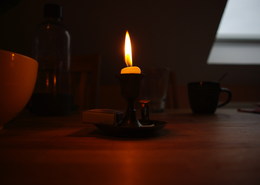
%> input picture Dataset/dataset5/Candle/4.png, 260 x 185 px, shrunk from 512 x 364 before the run; its folder holds only this picture in this run
$ octave demo.m   (GNU Octave 9; MATLAB toolbox functions it lacks are replaced by stand-ins)
%> lines starting %> are read from the running program, lines starting %| are printed output that depends on the picture
### code/utils/load_images.m
% This procedure loads a sequence of images
%
% Arguments:
%   'path', refers to a directory which contains a sequence of JPEG or PPM
%   images
%   'reduce' is an optional parameter that controls downsampling, e.g., reduce = .5
%   downsamples all images by a factor of 2.
%
% tom.mertens@gmail.com, August 2007
%

function I = load_images(path, reduce)

if ~exist('reduce')
    reduce = 1;
end

if (reduce > 1 || reduce <= 0)
    error('reduce must fulfill: 0 < reduce <= 1');
end

% find all JPEG or PPM files in directory
files = dir([path '/*.tif']);
N = length(files);
if (N == 0)
    files = dir([path '/*.jpg']);
    N = length(files);
    if (N == 0)
    files = dir([path '/*.gif']);
    N = length(files);
         if (N == 0)
    files = dir([path '/*.bmp']);
    N = length(files);
          if (N == 0)
              files = dir([path '/*.png']);
    N = length(files);
       if (N == 0)
            error('no files found');
       end
          end
         end
    end
end

% allocate memory
sz = size(imread([path '/' files(1).name]));
r = floor(sz(1)*reduce);
c = floor(sz(2)*reduce);
I = zeros(r,c,3,N);

% read all files
for i = 1:N

    % load image
    filename = [path '/' files(i).name];
    im =double(imread(filename));
    if (size(im,1) ~= sz(1) || size(im,2) ~= sz(2))
        error('images must all have the same size');
    end

    % optional downsampling step
    if (reduce < 1)
        im = imresize(im,[r c],'bicubic');
    end
    if size(im,3)==1
    I(:,:,:,i) = cat(3,im,im,im);
    else
    I(:,:,:,i) = im;
    end
end

### code/MSEF.m
function result = MSEF(images_rgb)
[H, W, ~, N] = size(images_rgb);
%% calculate adaptive well-exposedness weight maps, namesly weight_maps_1
% compute luminance
images_luminance = zeros(H, W, N); % initialize
for i = 1 : N
    images_ycbcr = rgb2ycbcr(images_rgb(:, :, :, i));
    images_luminance(:, :, i) = images_ycbcr(:, :, 1);
    %figure,imshow(images_rgb(:, :, :, i));
end
% compute mean value of luminance
mean_value = mean(mean(images_luminance));
mean_value = reshape(mean_value, N, 1);
% set the sigma value
sigma = 0.2; % 0.2
% compute adaptive well-exposedness weight maps denoted as weight_maps_1
weight_maps_1 = zeros(H, W, N); % initialize
for j = 1 : N
    weight_maps_1(:, :, j) = exp(-0.5 * (images_luminance(:, :, j) - (1 - mean_value(j))).^2 /sigma /sigma);
end
% calculate 3-D color gradient, namely weight_maps_2
weight_maps_2 = zeros(H, W, N);
for k = 1 : N
    [weight_maps_2(:, :, k), ~, ~] = color_gradient(images_rgb(:, :, :, k));
end
% initial weight weight_maps
w1 = 1.0; w2 = 2.2;
weight_maps = (weight_maps_1.^w1) .* (weight_maps_2.^w2);
% refine weight maps
weight_refine = zeros(H, W, N);% initialize
for m = 1 : N
    weight_refine(:, :, m) = imgaussfilt(weight_maps(:, :, m), 3);
end
% normalize weight maps
weight_refine = weight_refine + 1e-12; %avoids division by zero
weight_refine = weight_refine./repmat(sum(weight_refine, 3),[1 1 N]);
% determine the number of decomposition layers
if N > 3
    nlev = 7;
else
    nlev = 8;
end
% create empty pyramid
pyr = gaussian_pyramid(zeros(H, W, 3), nlev);
%% multi-scale exposure fusion
for i = 1 : N
    % construct pyramid
	pyrW = gaussian_pyramid(weight_refine(:,:,i), nlev);
	pyrI = laplacian_pyramid(images_rgb(:,:,:,i), nlev);
    % carry out fusion
    for l = 1 : nlev
        w = repmat(pyrW{l}, [1, 1, 3]);
        pyr{l} = pyr{l} + w.*pyrI{l};
    end
end
%% reconstruct
result = reconstruct_laplacian_pyramid(pyr);
%% pyramid fusion
result = uint8(255*result);
end


### code/utils/color_gradient.m
function [VG, A, PPG] = color_gradient(f, T)
% COLOR_GRADIENT computes the vector gradient of a color image.
%  [VG, A, PPG] = COLOR_GRADIENT(f, T) computes the vector gradient, VG,
%  and corresponding angle array, A, (in radians) of RGB image f. It also
%  computes PPG, the per-plane composite gradient obtained by summing the
%  2-D gradients of the individual color planes. Input T is a threshold in
%  the range [0, 1]. If it is included in the argument list, the values of
%  VG and PPF are thresholded by letting VG(x,y) = 0 for values <= T and
%  VG(x,y) = VG(x,y) otherwise. Similar comments apply to PPG. If T is not
%  included in the argument list then T is set to 0. Both output gradients
%  are scaled to the range [0, 1];

if (ndims(f) ~= 3) || (size(f, 3) ~= 3)
    error('Input image must be RGB.');
end
% Compute the x and y derivatives of the three component images using Sobel
% operators.
sh = fspecial('sobel');
sv = sh';
Rx = imfilter(double(f(:, :, 1)), sh, 'replicate');
Ry = imfilter(double(f(:, :, 1)), sv, 'replicate');
Gx = imfilter(double(f(:, :, 2)), sh, 'replicate');
Gy = imfilter(double(f(:, :, 2)), sv, 'replicate');
Bx = imfilter(double(f(:, :, 3)), sh, 'replicate');
By = imfilter(double(f(:, :, 3)), sv, 'replicate');
% Compute the parameters of the vector gradient.
gxx = Rx.^2 + Gx.^2 + Bx.^2;
gyy = Ry.^2 + Gy.^2 + By.^2;
gxy = Rx.*Ry + Gx.*Gy + Bx.*By;
A = 0.5*(atan(2*gxy ./(gxx - gyy + eps)));
G1 = 0.5*((gxx + gyy) + (gxx - gyy).*cos(2*A) + 2*gxy.*sin(2*A));
% Now repeat for angle + pi/2. Then select the maximum at each point.
A = A + pi/2;
G2 = 0.5*((gxx + gyy) + (gxx - gyy).*cos(2*A) + 2*gxy.*sin(2*A));
G1 = G1.^0.5;
G2 = G2.^0.5;
% Form VG by picking the maximum at each (x,y) and then scale to the range
% [0, 1].
VG = mat2gray(max(G1, G2));
% Compute the per-plane gradients.
RG = sqrt(Rx.^2 + Ry.^2);
GG = sqrt(Gx.^2 + Gy.^2);
BG = sqrt(Bx.^2 + By.^2);
% Form the composite by adding the individual results and sacle to [0, 1].
PPG = mat2gray(RG + GG + BG);
% Threshold the result.
if nargin == 2
    VG = (VG > T).*VG;
    PPG = (PPG > T).* PPG;
end
end


### code/utils/gaussian_pyramid.m
% Contruction of Gaussian pyramid
%
% Arguments:
%   image 'I'
%   'nlev', number of levels in the pyramid (optional)
%
% tom.mertens@gmail.com, August 2007
%

function pyr = gaussian_pyramid(I,nlev)

r = size(I,1);
c = size(I,2);

if ~exist('nlev')
    %compute the highest possible pyramid
    nlev = floor(log(min(r,c)) / log(2));
end

% start by copying the image to the finest level
pyr = cell(nlev,1);
pyr{1} = I;

% recursively downsample the image
filter = pyramid_filter;
for l = 2:nlev
    I = downsample(I,filter);
    pyr{l} = I;
end

### code/utils/downsample.m
% Downsampling procedure.
%
% Arguments:
%   grayscale I image
%   downsampling filter 'filter', should be a 1D separable filter.
%   'border_mode' should be 'circular', 'symmetric', or 'replicate'. See 'imfilter'.
%
% If image width W is odd, then the resulting image will have width (W-1)/2+1,
% Same for height.
%
% tom.mertens@gmail.com, August 2007
%

function R = downsample(I, filter)

border_mode = 'symmetric';

% low pass, convolve with separable filter
R = imfilter(I,filter,border_mode);     %horizontal
R = imfilter(R,filter',border_mode);    %vertical

% decimate
r = size(I,1);
c = size(I,2);
R = R(1:2:r, 1:2:c, :);

### code/utils/pyramid_filter.m
% This is a 1-dimensional 5-tap low pass filter. It is used as a 2D separable low
% pass filter for constructing Gaussian and Laplacian pyramids.
%
% tom.mertens@gmail.com, August 2007
%

function f = pyramid_filter;
f = [.0625, .25, .375, .25, .0625];

### code/utils/laplacian_pyramid.m
% Contruction of Laplacian pyramid
%
% Arguments:
%   image 'I'
%   'nlev', number of levels in the pyramid (optional)
%
% tom.mertens@gmail.com, August 2007
%
%
% More information:
%   'The Laplacian Pyramid as a Compact Image Code'
%   Burt, P., and Adelson, E. H.,
%   IEEE Transactions on Communication, COM-31:532-540 (1983).
%

function pyr = laplacian_pyramid(I,nlev)

r = size(I,1);
c = size(I,2);

if ~exist('nlev')
    % compute the highest possible pyramid
    nlev = floor(log(min(r,c)) / log(2));
end

% recursively build pyramid
pyr = cell(nlev,1);
filter = pyramid_filter;
J = I;
for l = 1:nlev - 1
    % apply low pass filter, and downsample
    I = downsample(J,filter);
    odd = 2*size(I) - size(J);  % for each dimension, check if the upsampled version has to be odd
    % in each level, store difference between image and upsampled low pass version
    pyr{l} = J - upsample(I,odd,filter);
    J = I; % continue with low pass image
end
pyr{nlev} = J; % the coarest level contains the residual low pass image


### code/utils/reconstruct_laplacian_pyramid.m
% Reconstruction of image from Laplacian pyramid
%
% Arguments:
%   pyramid 'pyr', as generated by function 'laplacian_pyramid'
%
% tom.mertens@gmail.com, August 2007
%
%
% More information:
%   'The Laplacian Pyramid as a Compact Image Code'
%   Burt, P., and Adelson, E. H.,
%   IEEE Transactions on Communication, COM-31:532-540 (1983).
%

function R = reconstruct_laplacian_pyramid(pyr)

r = size(pyr{1},1);
c = size(pyr{1},2);
nlev = length(pyr);

% start with low pass residual
R = pyr{nlev};
filter = pyramid_filter;
for l = nlev - 1 : -1 : 1
    % upsample, and add to current level
    odd = 2*size(R) - size(pyr{l});
    R = pyr{l} + upsample(R,odd,filter);
end

### code/utils/upsample.m
% Upsampling procedure.
%
% Argments:
%   'I': greyscale image
%   'odd': 2-vector of binary values, indicates whether the upsampled image
%   should have odd size for the respective dimensions
%   'filter': upsampling filter
%
% If image width W is odd, then the resulting image will have width (W-1)/2+1,
% Same for height.
%
% tom.mertens@gmail.com, August 2007
%

function R = upsample(I,odd,filter)

% increase resolution
I = padarray(I,[1 1 0],'replicate'); % pad the image with a 1-pixel border
r = 2*size(I,1);
c = 2*size(I,2);
k = size(I,3);
R = zeros(r,c,k);
R(1:2:r, 1:2:c, :) = 4*I; % increase size 2 times; the padding is now 2 pixels wide

% interpolate, convolve with separable filter
R = imfilter(R,filter);     %horizontal
R = imfilter(R,filter');    %vertical

% remove the border
R = R(3:r - 2 - odd(1), 3:c - 2 - odd(2), :);

### code/utils/mef_ms_ssim.m
function [oQ, Q, qMap] = mef_ms_ssim(imgSeq, fI, K, window, level, weight)
% ========================================================================
% Multi-exposure fused (MEF) image quality model Version 1.0
% Copyright(c) 2015 Kede Ma, Kai Zeng and Zhou Wang
% All Rights Reserved.
%
% ----------------------------------------------------------------------
% Permission to use, copy, or modify this software and its documentation
% for educational and research purposes only and without fee is hereby
% granted, provided that this copyright notice and the original authors'
% names appear on all copies and supporting documentation. This program
% shall not be used, rewritten, or adapted as the basis of a commercial
% software or hardware product without first obtaining permission of the
% authors. The authors make no representations about the suitability of
% this software for any purpose. It is provided "as is" without express
% or implied warranty.
%----------------------------------------------------------------------
% This is an implementation of an objective image quality assessment model
% for MEF images using their corresponding input source sequences
% as reference.
%
% Please refer to the following paper:
%
% K. Ma et al., "Perceptual Quality Assessment for Multi-Exposure
% Image Fusion" submitted to IEEE Transactions on
% Image Processing.
%
%
% Kindly report any suggestions or corrections to k29ma@uwaterloo.ca,
% kzeng@uwaterloo.ca or zhouwang@ieee.org
%
%----------------------------------------------------------------------
%
%Input : (1) imgSeq: source sequence being used as reference in [0-255] grayscale.
%        (2) fI: the MEF image being compared in [0-255] grayscale.
%        (3) K: constant in the SSIM index formula (see the above
%            reference). defualt value: K = 0.03
%        (4) window: local window for statistics. default widnow is
%            Gaussian given by window = fspecial('gaussian', 11, 1.5);
%        (5) level: multi-scale level used for downsampling. default value:
%            level = 3;
%        (6) weight: the weights in each scale (see the above reference).
%            default value is given by
%            weight = [0.0448  0.2856  0.3001]';
%            weight = weight / sum(weight);
%            Note that the length of weight and level should be the same.
%
%Output: (1) oQ: The overlll quality score of the MEF image.
%        (2)  Q: The quality scores in each scale.
%        (3) qMap: The quality maps of the MEF image in each scale.
%
%Basic Usage:
%   Given the test MEF image and its corresponding source sequence
%
%   [oQ, Q, qMap] = mef_ms_ssim(imgSeq, fI);
%
%
%========================================================================


if (nargin < 2 || nargin > 6)
   oQ = -Inf;
   Q = -Inf;
   qMap = -Inf;
   return;
end

if (~exist('K', 'var'))
   K = 0.03;
end

if (~exist('window', 'var'))
   window = fspecial('gaussian', 11, 1.5);
end

[H, W] = size(window);

if (~exist('level','var'))
   level = 3;
end

if (~exist('weight', 'var'))
   weight = [0.0448  0.2856  0.3001]';
   weight = weight / sum(weight);
end

if level ~= length(weight)
   oQ = -Inf;
   Q = -Inf;
   qMap = -Inf;
   return;
end

[s1, s2, s3] = size(imgSeq);
minImgWidth = min(s1, s2)/(2^(level-1));
maxWinWidth = max(H, W);
if (minImgWidth < maxWinWidth)
   oQ = -Inf;
   Q = -Inf;
   qMap = Inf;
   return;
end

imgSeq = double(imgSeq);
fI = double(fI);
downsampleFilter = ones(2)./4;
Q = zeros(level,1);
qMap = cell(level,1);
if level == 1
    [Q, qMap] = mef_ssim(imgSeq, fI,  K, window);
    oQ = Q;
    return;
else
    for l = 1 : level - 1
        [Q(l), qMap{l}] = mef_ssim(imgSeq, fI,  K, window);
        imgSeqC = imgSeq;
        clear imgSeq;
        for i = 1:s3
            rI = squeeze(imgSeqC(:,:,i));
            dI = imfilter(rI, downsampleFilter, 'symmetric', 'same');
            imgSeq(:,:,i) = dI(1:2:end, 1:2:end);
        end
        dI = imfilter(fI, downsampleFilter, 'symmetric', 'same');
        clear fI;
        fI = dI(1:2:end, 1:2:end);
    end
    % the coarsest scale
    [Q(level), qMap{level}] = mef_ssim(imgSeq, fI,  K, window);
    Q = Q(:);
    oQ = prod(Q.^weight);
end

### code/utils/mef_ssim.m
function [Q, qMap] = mef_ssim(imgSeq, fI,  K, window)

if (nargin < 2 || nargin > 4)
   Q = -Inf;
   qMap = Inf;
   return;
end

if (~exist('K', 'var'))
   K = 0.03;
end

if (~exist('window', 'var'))
   window = fspecial('gaussian', 11, 1.5);
end


imgSeq = double(imgSeq);
fI = double(fI);
[s1, s2, s3] = size(imgSeq);
wSize = size(window,1);
sWindow = ones(wSize) / wSize^2; % square window used to calculate the distance
bd = floor(wSize/2);
mu = zeros(s1-2*bd, s2-2*bd, s3);
ed = zeros(s1-2*bd, s2-2*bd, s3);
for i = 1:s3
    img = squeeze(imgSeq(:,:,i));
    mu(:,:,i) = filter2(sWindow, img, 'valid');
    muSq = mu(:,:,i) .* mu(:,:,i);
    sigmaSq = filter2(sWindow, img.*img, 'valid') - muSq;
    ed(:,:,i) =  sqrt( max( wSize^2 * sigmaSq, 0 ) ) + 0.001; % add a small constant to avoid instability
end

R = zeros(s1-2*bd,s2-2*bd); % consistency map which could be used as an output if necessary
for i = bd+1:s1-bd
    for j = bd+1:s2-bd
        vecs = reshape(imgSeq(i-bd:i+bd,j-bd:j+bd,:),[wSize*wSize, s3]);
        denominator = 0;
        for k = 1:s3
            denominator = denominator + norm(vecs(:,k) - mu(i-bd,j-bd,k));
        end
        numerator = norm(sum(vecs,2) - mean(sum(vecs,2)));
        R(i-bd,j-bd) = (numerator + eps) / (denominator + eps);
    end
end

R(R > 1) = 1 - eps; % get rid of numerical instability
R(R < 0) = 0 + eps;


p = tan(pi/2 * R);
p( p >  10 ) = 10; % to avoid blow up (large number such as 10 is equivalent to taking maximum)
p = repmat(p,[1,1,s3]);


wMap = (ed / wSize).^p + eps; % to avoid blowing up
normalizer = sum(wMap,3);
wMap = wMap ./ repmat(normalizer,[1,1,s3]);
maxEd = max(ed,[],3);

C = (K * 255)^2;
qMap = zeros(s1-2*bd, s2-2*bd);
for i = bd+1:s1-bd
    for j = bd+1:s2-bd
        blocks = imgSeq(i-bd:i+bd,j-bd:j+bd,:);
        rBlock = zeros(wSize,wSize);
        for k = 1 : s3
            rBlock = rBlock  + wMap(i-bd,j-bd,k) * ( blocks(:,:,k) - mu(i-bd,j-bd,k) ) / ed(i-bd,j-bd,k);
        end
        if norm(rBlock(:)) > 0
            rBlock = rBlock / norm(rBlock(:)) * maxEd(i-bd,j-bd);
        end
        fBlock = fI(i-bd:i+bd,j-bd:j+bd);
        rVec = rBlock(:);
        fVec = fBlock(:);
        mu1 = sum( window(:) .* rVec );
        mu2 = sum( window(:) .* fVec );
        sigma1Sq = sum( window(:) .* (rVec - mu1).^2 );
        sigma2Sq = sum( window(:) .* (fVec - mu2).^2 );
        sigma12 = sum(  window(:) .* (rVec - mu1) .* (fVec - mu2)  );
        qMap(i-bd,j-bd) = ( 2 * sigma12 + C ) ./ ( sigma1Sq + sigma2Sq + C );
    end
end

Q = mean2(qMap);

### code/demo.m
clear all;close all;clc;
warning off;
addpath(genpath(pwd));
%%
folders_path = '..\Dataset\dataset5\';
files = dir(folders_path);
length_file = length(files);
dataset5_Q = zeros(length_file - 2,1);
%%
for k = 3 : length_file
    images_path = [folders_path, files(k).name];
    imgs = load_images(images_path,1);
%> in load_images, `sz = size(imread([path '/' files(1).name]));`: sz = [185 260 3]
%> in load_images, `r = floor(sz(1)*reduce);`: r = 185
%> in load_images, `c = floor(sz(2)*reduce);`: c = 260
%> in load_images, `I = zeros(r,c,3,N);`: I: size 185x260x3 double; every value is 0
    images_rgb = imgs/255.0;
    %tic;
    my_result = MSEF(images_rgb);
%> after the loop in MSEF, `for i = 1 : N`:
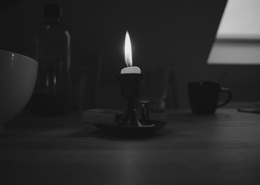
%> images_luminance: size 185x260 double; min 0.0638, max 0.922, mean 0.167
%> in MSEF, `mean_value = mean(mean(images_luminance));`: mean_value = 0.167
%> after the loop in MSEF, `for j = 1 : N`:
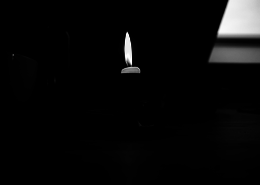
%> weight_maps_1: size 185x260 double; min 0.000614, max 1, mean 0.0382
%> the loop in MSEF, `for k = 1 : N` made 1 pass
%> pass 1, in color_gradient, `Gx = imfilter(double(f(:, :, 2)), sh, 'replicate');`:
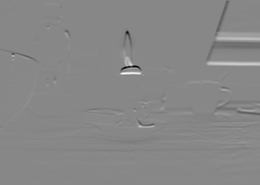
%> Gx: size 185x260 double; min -2.43, max 2.14, mean 0.00336; drawn with min black and max white
%> after the loop in MSEF, `for k = 1 : N`:
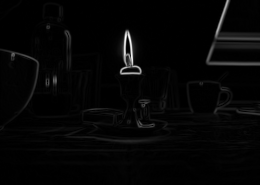
%> weight_maps_2: size 185x260 double; min 0, max 1, mean 0.0235
%> in MSEF, `weight_maps = (weight_maps_1.^w1) .* (weight_maps_2.^w2);`:
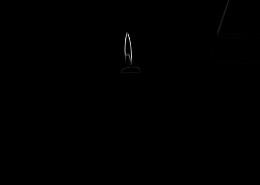
%> weight_maps: size 185x260 double; min 0, max 0.895, mean 0.00119
%> in MSEF, `weight_refine = weight_refine./repmat(sum(weight_refine, 3),[1 1 N]);`: weight_refine: size 185x260 double; every value is 1
%> after the loop in MSEF, `for i = 1 : N`: pyr = 8 items
%> in reconstruct_laplacian_pyramid, `nlev = length(pyr);`: nlev = 8
%> the loop in reconstruct_laplacian_pyramid, `for l = nlev - 1 : -1 : 1` made 7 passes
%> (l, odd, r in upsample, c in upsample) on passes 1, 2, 3, 5, 6, 7: (7, [1 1 3], 8, 10), (6, [0 1 3], 10, 14), (5, [0 1 3], 16, 22), (3, [1 1 3], 52, 70), (2, [1 0 3], 98, 134), (1, [1 0 3], 190, 264)
%> (odd, r in upsample, c in upsample) on pass 4: ([0 1 3], 28, 38)
%> in MSEF, result is the input picture: size 185x260x3 uint8; mean R, G, B 47.3, 25.3, 17.2
    %toc;
    %figure, imshow(mg_result);
%% Save the results
    save_result = 1; % not_save_result = 0;
    if save_result
        imwrite(my_result, ['result\',files(k).name,'_Proposed.tif']);
    end
%% evalutate MEF-SSIM
    imgSeqColor = uint8(load_images(images_path,1));
    [s1, s2, s3, s4] = size(imgSeqColor);
%> s1 = 185; s2 = 260; s3 = 3; s4 = 1
    imgSeq = zeros(s1, s2, s4);
    for n = 1:s4
        imgSeq(:, :, n) =  rgb2gray( squeeze( imgSeqColor(:,:,:,n) ) );
    end
    fI1 = imread(['result\',files(k).name,'_Proposed.tif']);
    fI1 = double(rgb2gray(fI1));
    [dataset5_Q(k-2,1), Qs1, QMap1] = mef_ms_ssim(imgSeq, fI1);
%> after the loop in mef_ms_ssim, `for l = 1 : level - 1`: Q = [1; 1; 0]; qMap = 3 items
%> call 3 of mef_ssim, with K = 0.03
%> after the loop in mef_ssim (call 3), `for i = 1:s3`:
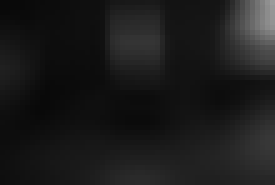
%> mu: size 37x55 double (shown 5 times larger); min 9.08, max 156.4, mean 27.4
%> in mef_ssim (call 3), `p( p >  10 ) = 10;`: p: size 37x55 double; every value is 10
%> in mef_ssim (call 3), `wMap = (ed / wSize).^p + eps;`:
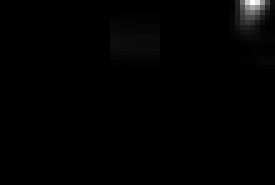
%> wMap: size 37x55 double (shown 5 times larger); min 0.317, max 1.5e+19, mean 1.18e+17; drawn with min black and max white
%> in mef_ssim (call 3), `wMap = wMap ./ repmat(normalizer,[1,1,s3]);`: wMap: size 37x55 double; every value is 1
%> in mef_ms_ssim, `Q = Q(:);`: Q = [1; 1; 1]
%> in mef_ms_ssim, `oQ = prod(Q.^weight);`: oQ = 1
%> Qs1 = [1; 1; 1]; QMap1 = 3 items
end
%> pass 2 of the loop `for k = 3 : length_file`:
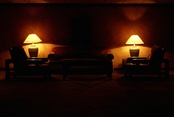
%> input picture Dataset/dataset5/Chair/chairs1.jpg, 174 x 117 px, shrunk from 343 x 231 before the run
%> sz = [117 174 3]
%> in load_images (call 3), `r = floor(sz(1)*reduce);`: r = 117
%> in load_images (call 3), `c = floor(sz(2)*reduce);`: c = 174
%> im: size 117x174x3 double
%> the loop in MSEF (call 2), `for k = 1 : N` made 3 passes
%> pass 1, in color_gradient (call 2), `Gx = imfilter(double(f(:, :, 2)), sh, 'replicate');`:
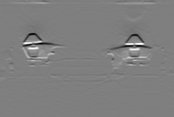
%> Gx: size 117x174 double; min -3.11, max 3.12, mean 0.00237; drawn with min black and max white
%> after the loop in MSEF (call 2), `for k = 1 : N`:
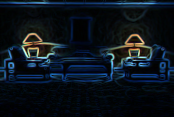
%> weight_maps_2: size 117x174x3 double; mean R, G, B 0.0494, 0.0807, 0.113
%> weight_maps: size 117x174x3 double; mean of channels 1, 2, 3 0.00329, 0.00537, 0.0105
Average_MEF_SSIM = sum(dataset5_Q)/length(dataset5_Q)
save dataset5_Q.mat
